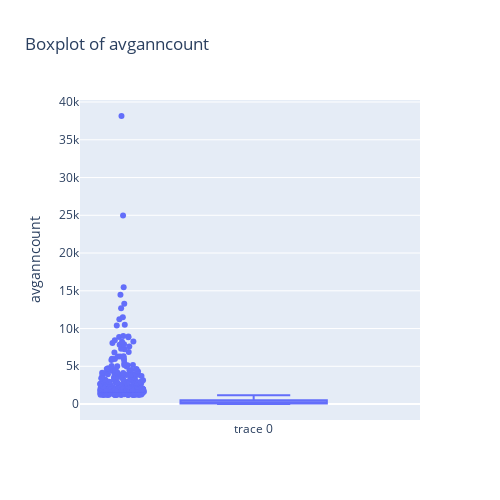
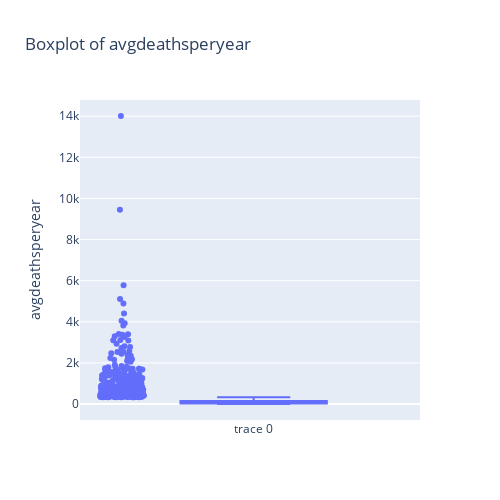
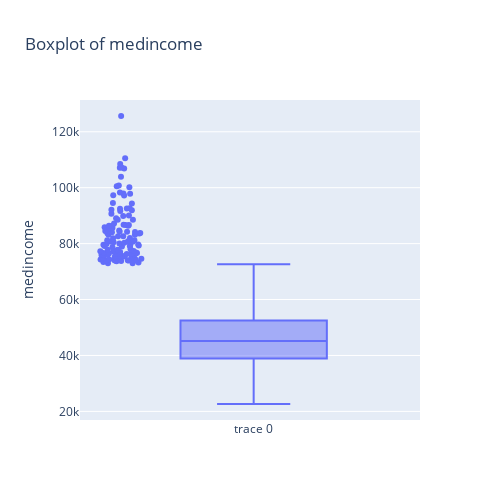
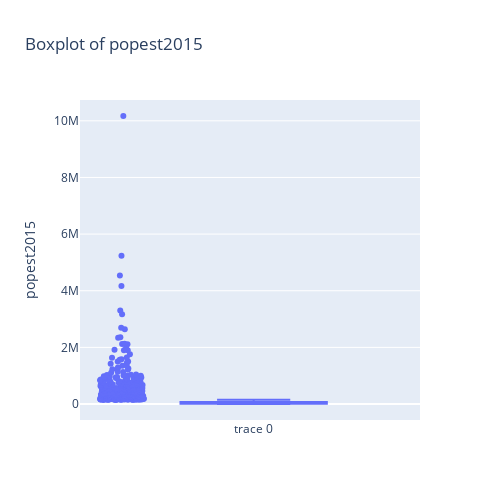

Notebook code cell kept with these figures, in order:
### Code cell
def box_plot(df, col):
    fig = go.Figure(data=[go.Box(y=df[col], boxpoints='outliers', jitter=0.3, pointpos=-1.8)])
    fig.update_layout(
        title='Boxplot of ' + col,
        yaxis_title=col,
        width=500,
        height=500)
    fig.show()

for col in skewed_columns:
    box_plot(df, col)

### Figure 1 — Plotly figure (JSON) as saved in the notebook; plotly's stock layout.template omitted (floating-point values rounded to 4 significant figures; data arrays with more than 128 entries replaced by an {"elided": "..."} marker saying what was removed)
{"data": [{"boxpoints": "outliers", "jitter": 0.3, "pointpos": -1.8, "type": "box", "y": {"elided": "3042 float values"}}], "layout": {"height": 500, "title": {"text": "Boxplot of avganncount"}, "width": 500, "yaxis": {"title": {"text": "avganncount"}}}}

### Figure 2 — Plotly figure (JSON) as saved in the notebook; plotly's stock layout.template omitted (floating-point values rounded to 4 significant figures; data arrays with more than 128 entries replaced by an {"elided": "..."} marker saying what was removed)
{"data": [{"boxpoints": "outliers", "jitter": 0.3, "pointpos": -1.8, "type": "box", "y": {"elided": "3042 int values"}}], "layout": {"height": 500, "title": {"text": "Boxplot of avgdeathsperyear"}, "width": 500, "yaxis": {"title": {"text": "avgdeathsperyear"}}}}

### Figure 3 — Plotly figure (JSON) as saved in the notebook; plotly's stock layout.template omitted (floating-point values rounded to 4 significant figures; data arrays with more than 128 entries replaced by an {"elided": "..."} marker saying what was removed)
{"data": [{"boxpoints": "outliers", "jitter": 0.3, "pointpos": -1.8, "type": "box", "y": {"elided": "3042 int values"}}], "layout": {"height": 500, "title": {"text": "Boxplot of medincome"}, "width": 500, "yaxis": {"title": {"text": "medincome"}}}}

### Figure 4 — Plotly figure (JSON) as saved in the notebook; plotly's stock layout.template omitted (floating-point values rounded to 4 significant figures; data arrays with more than 128 entries replaced by an {"elided": "..."} marker saying what was removed)
{"data": [{"boxpoints": "outliers", "jitter": 0.3, "pointpos": -1.8, "type": "box", "y": {"elided": "3042 int values"}}], "layout": {"height": 500, "title": {"text": "Boxplot of popest2015"}, "width": 500, "yaxis": {"title": {"text": "popest2015"}}}}
